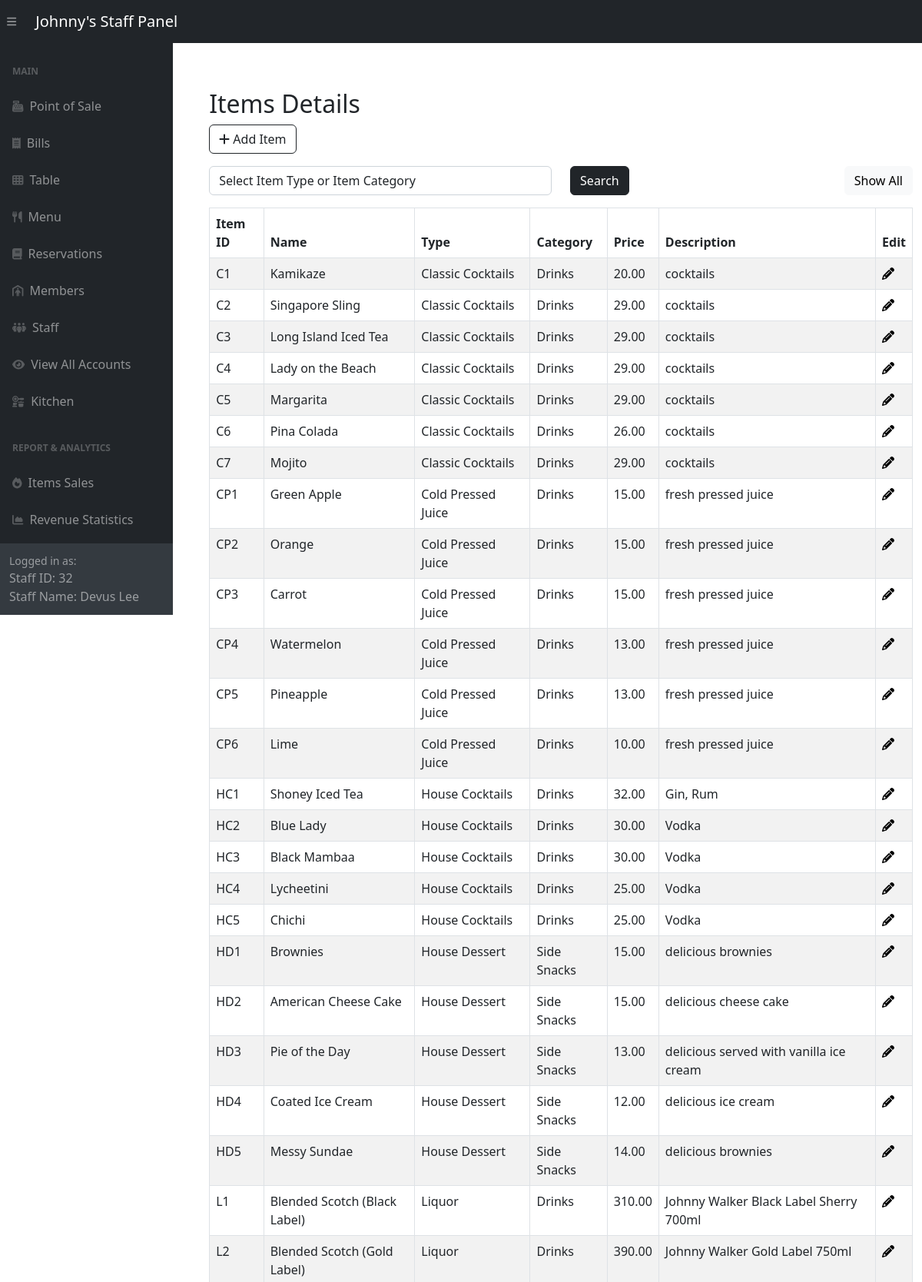
Screenshot of /adminSide/panel/menu-panel.php (signed in, upper part) with the database file from the repository.
### tables this page shows
CREATE TABLE `menu` (
  `item_id` varchar(6) NOT NULL,
  `item_name` varchar(255) DEFAULT NULL,
  `item_type` varchar(255) DEFAULT NULL,
  `item_category` varchar(255) DEFAULT NULL,
  `item_price` decimal(10,2) DEFAULT NULL,
  `item_description` varchar(255) DEFAULT NULL
);

### adminSide/panel/menu-panel.php (the view, shortened to what this page needs)
<?php include '../inc/dashHeader.php'; ?>
<div class="wrapper">
    <div class="container-fluid pt-5 pl-600">
        <div class="row">
            <div class="m-50">
                <div class="mt-5 mb-3">
                    <h2 class="pull-left">Items Details</h2>
                    <a href="../menuCrud/createItem.php" class="btn btn-outline-dark"><i class="fa fa-plus"></i> Add Item</a>
                </div>
                <div class="mb-3">
                    <form method="POST" action="#">
                        <div class="row">
                            <div class="col-md-6">
                                <select name="search" id="search" class="form-control">
                                    <option value="">Select Item Type or Item Category</option>
                                </select>
                            </div>
                            <div class="col-md-3">
                                <button type="submit" class="btn btn-dark">Search</button>
                            </div>
                            <div class="col" style="text-align: right;" >
                                <a href="menu-panel.php" class="btn btn-light">Show All</a>
                            </div>
                        </div>
                    </form>
                </div>
                <?php
                require_once "../config.php";
                if (isset($_POST['search'])) {
                    if (!empty($_POST['search'])) {
                        $search = $_POST['search'];
                        $sql = "SELECT * FROM Menu WHERE item_type LIKE '%$search%' OR item_category LIKE '%$search%' OR item_name LIKE '%$search%' OR item_id LIKE '%$search%' ORDER BY item_id;";
                    } else {
                        $sql = "SELECT * FROM Menu ORDER BY item_id;";
                    }
                } else {
                    $sql = "SELECT * FROM Menu ORDER BY item_id;";
                }
                if ($result = mysqli_query($link, $sql)) {
                    if (mysqli_num_rows($result) > 0) {
                        echo '<table class="table table-bordered table-striped">';
                        echo "<thead>";
                        echo "<tr>";
                        echo "<th>Item ID</th>";
                        echo "<th>Name</th>";
                        echo "<th>Type</th>";
                        echo "<th>Category</th>";
                        echo "<th>Price</th>";
                        echo "<th>Description</th>";
                        echo "<th>Edit</th>";
                        echo "</tr>";
                        echo "</thead>";
                        echo "<tbody>";
                        while ($row = mysqli_fetch_array($result)) {
                            echo "<tr>";
                            echo "<td>" . $row['item_id'] . "</td>";
                            echo "<td>" . $row['item_name'] . "</td>";
                            echo "<td>" . $row['item_type'] . "</td>";
                            echo "<td>" . $row['item_category'] . "</td>";
                            echo "<td>" . $row['item_price'] . "</td>";
                            echo "<td>" . $row['item_description'] . "</td>";
                            echo "<td>";
                            echo '<a href="../menuCrud/updateItemVerify.php?id='. $row['item_id'] .'" title="Modify Record" data-toggle="tooltip"'
                                    . 'onclick="return confirm(\'Admin permission Required!\n\nAre you sure you want to Edit this Item?\')">'
                             . '<i class="fa fa-pencil" aria-hidden="true"></i></a>';
                            echo "</td>";
                            echo "</tr>";
                        }
                        echo "</tbody>";
                        echo "</table>";
                    } else {
                        echo '<div class="alert alert-danger"><em>No records were found.</em></div>';
                    }
                } else {
                    echo "Oops! Something went wrong. Please try again later.";
                }
                ?>
            </div>
        </div>
    </div>
</div>
<?php include '../inc/dashFooter.php'; ?>

### adminSide/panel/menu-panel.php (style rules this page uses)
.wrapper { width: 1300px; padding-left: 200px; padding-top: 20px }

### rows the page displays
menu: item_id "C1", item_name "Kamikaze", item_type "Classic Cocktails", item_category "Drinks", item_price "20.00", item_description "cocktails"
menu: item_id "C2", item_name "Singapore Sling", item_type "Classic Cocktails", item_category "Drinks", item_price "29.00", item_description "cocktails"
menu: item_id "C3", item_name "Long Island Iced Tea", item_type "Classic Cocktails", item_category "Drinks", item_price "29.00", item_description "cocktails"
menu: item_id "C4", item_name "Lady on the Beach", item_type "Classic Cocktails", item_category "Drinks", item_price "29.00", item_description "cocktails"
menu: item_id "C5", item_name "Margarita", item_type "Classic Cocktails", item_category "Drinks", item_price "29.00", item_description "cocktails"
menu: item_id "C6", item_name "Pina Colada", item_type "Classic Cocktails", item_category "Drinks", item_price "26.00", item_description "cocktails"
menu: item_id "C7", item_name "Mojito", item_type "Classic Cocktails", item_category "Drinks", item_price "29.00", item_description "cocktails"
menu: item_id "CP1", item_name "Green Apple", item_type "Cold Pressed Juice", item_category "Drinks", item_price "15.00", item_description "fresh pressed juice"
menu: item_id "CP2", item_name "Orange", item_type "Cold Pressed Juice", item_category "Drinks", item_price "15.00", item_description "fresh pressed juice"
menu: item_id "CP3", item_name "Carrot", item_type "Cold Pressed Juice", item_category "Drinks", item_price "15.00", item_description "fresh pressed juice"
menu: item_id "CP4", item_name "Watermelon", item_type "Cold Pressed Juice", item_category "Drinks", item_price "13.00", item_description "fresh pressed juice"
menu: item_id "CP5", item_name "Pineapple", item_type "Cold Pressed Juice", item_category "Drinks", item_price "13.00", item_description "fresh pressed juice"
menu: item_id "CP6", item_name "Lime", item_type "Cold Pressed Juice", item_category "Drinks", item_price "10.00", item_description "fresh pressed juice"
menu: item_id "HC1", item_name "Shoney Iced Tea", item_type "House Cocktails", item_category "Drinks", item_price "32.00", item_description "Gin, Rum"
menu: item_id "HC2", item_name "Blue Lady", item_type "House Cocktails", item_category "Drinks", item_price "30.00", item_description "Vodka"
menu: item_id "HC3", item_name "Black Mambaa", item_type "House Cocktails", item_category "Drinks", item_price "30.00", item_description "Vodka"
menu: item_id "HC4", item_name "Lycheetini", item_type "House Cocktails", item_category "Drinks", item_price "25.00", item_description "Vodka"
menu: item_id "HC5", item_name "Chichi", item_type "House Cocktails", item_category "Drinks", item_price "25.00", item_description "Vodka"
menu: item_id "HD1", item_name "Brownies", item_type "House Dessert", item_category "Side Snacks", item_price "15.00", item_description "delicious brownies"
menu: item_id "HD2", item_name "American Cheese Cake", item_type "House Dessert", item_category "Side Snacks", item_price "15.00", item_description "delicious cheese cake"
menu: item_id "HD3", item_name "Pie of the Day", item_type "House Dessert", item_category "Side Snacks", item_price "13.00", item_description "delicious served with vanilla ice cream"
menu: item_id "HD4", item_name "Coated Ice Cream", item_type "House Dessert", item_category "Side Snacks", item_price "12.00", item_description "delicious ice cream"
menu: item_id "HD5", item_name "Messy Sundae", item_type "House Dessert", item_category "Side Snacks", item_price "14.00", item_description "delicious brownies"
menu: item_id "L1", item_name "Blended Scotch (Black Label)", item_type "Liquor", item_category "Drinks", item_price "310.00", item_description "Johnny Walker Black Label Sherry 700ml"
menu: item_id "L2", item_name "Blended Scotch (Gold Label)", item_type "Liquor", item_category "Drinks", item_price "390.00", item_description "Johnny Walker Gold Label 750ml"

### other values shown
$_SESSION['logged_account_id'] "32"
$_SESSION['logged_staff_name'] "Devus Lee"
